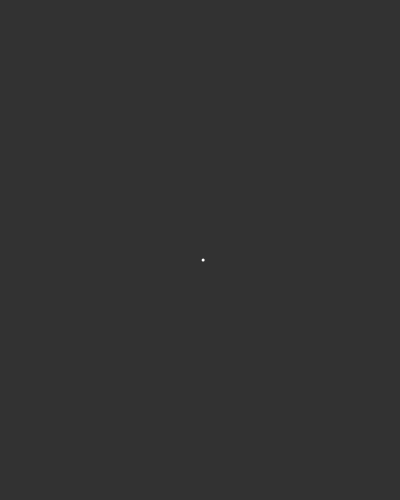
Frame 1 (no input)
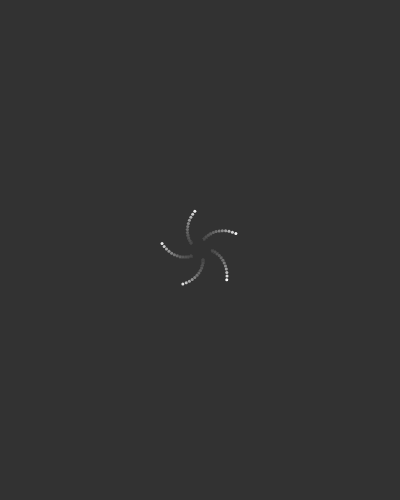
Frame 60 (no input)
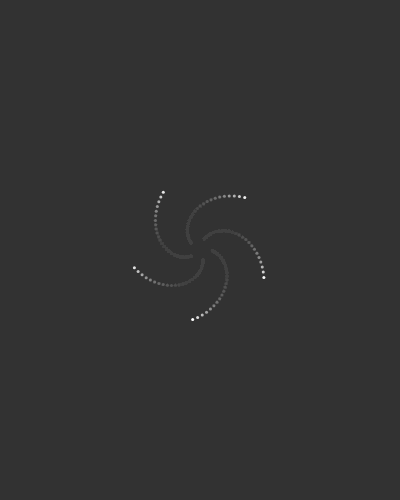
Frame 120 (the mouse pressed at the canvas centre since frame 60)

The p5.js sketch that drew these frames (run headless with seeded random() and noise() and a simulated clock; from frame 60 on, the mouse is pressed at the canvas centre):

// p5.js sketch
// ── sketch.js
let angle = 0;
let radDist = 10;

function setup() {
  createCanvas(400, 500);
  background(50);
}

function draw() {
  background(50, 10);

  angle = angle + radians(72.8); // freq
  radDist = radDist + 0.5; // radial distance, amp

  let sinValue = sin(angle) * radDist;
  let cosValue = cos(angle) * radDist;
  let x = width / 2 + cosValue;
  let y = height / 2 + sinValue;

  noStroke();
  circle(x, y, 3);
}
